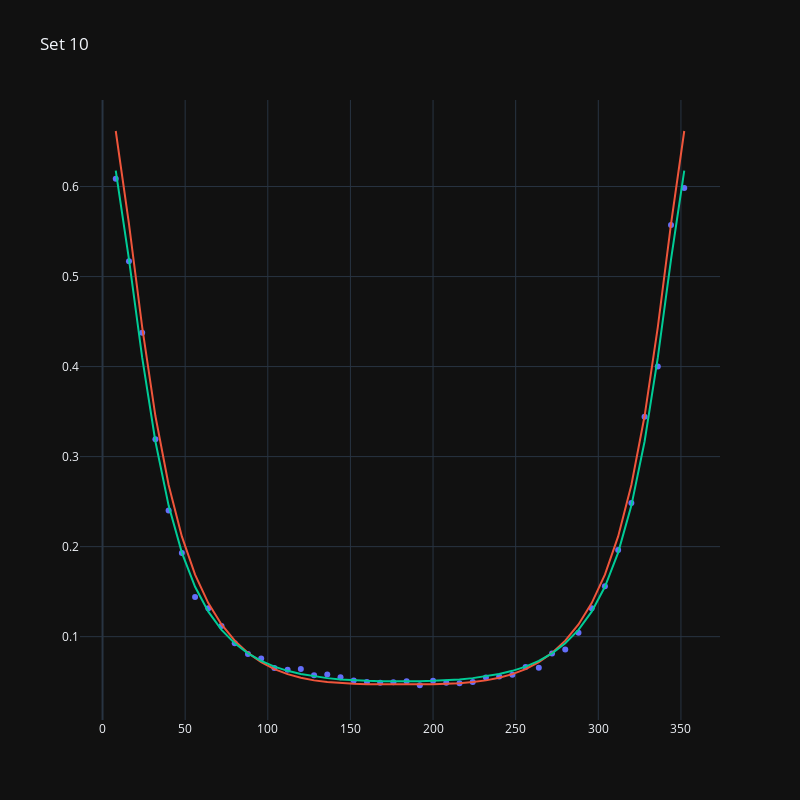

Notebook source saved alongside this figure:
### Code cell
def stuff(setNum, reh, ree, reht, itemsInSet = 45):
    epoch=100
    filename = "100epoch/Results"+str(setNum)+ "_" + str(epoch) + ".csv"
    if epoch == 1000:
        filename = "Results"+str() + ".csv"
    cffs = pd.read_csv(filename)
    a = setNum*itemsInSet
    b = (setNum+1)*itemsInSet-1
    xdat = np.transpose(np.array([phi[a:b], k[a:b], qq[a:b], xb[a:b], t[a:b], F1[a:b], F2[a:b], const[a:b]]))
    fig = go.Figure()
    fig.add_trace(go.Scatter(x=phi[a:b], y=F[a:b], mode='markers'))
    fig.add_trace(go.Scatter(x=phi[a:b], y=bhdvcs.TotalUUXS(xdat,reh,ree,reht), mode='lines', name='Fit'))
    rmse = math.sqrt(np.mean(np.power(np.subtract(F[a:b],bhdvcs.TotalUUXS(xdat,reh,ree,reht)),2)))
    print("str RMSE "+str(setNum+1)+" : "+str(rmse))
    #print(str(round(ReHfit,5)) + str(round(ReEfit,5)) + str(round(ReHTfit,5)))
    fig.add_trace(go.Scatter(x=phi[a:b], y=bhdvcs.TotalUUXS(xdat,trueReH[a:b],trueReE[a:b],trueReHT[a:b]), mode='lines', name='True'))
    rmset = math.sqrt(np.mean(np.power(np.subtract(F[a:b],bhdvcs.TotalUUXS(xdat,trueReH[a:b],trueReE[a:b],trueReHT[a:b])),2)))
    print("True RMSE "+str(setNum+1)+": "+str(rmset))
    print(np.array([[round(reh,5),round(ree,5),round(reht,5)],[round(trueReH[a],5),round(trueReE[a],5),round(trueReHT[a],5)]]))
    #print(str(round(trueReH[a],5)) + str(round(trueReE[a],5)) + str(round(trueReHT[a],5)))
    #fig.add_annotation(text="RMSE: "+str(rmse),showarrow=False)
    fig.update_layout(template="plotly_dark",title_text="Set "+str(setNum+1),showlegend=False,width=800,height=800)
    #plt.savefig('Histogram_'+str(setNum)+'.png', dpi=300)
    fig.show()
stuff(9,1.4,51,-5)
#0.017534701701144594

### Figure 1 — Plotly figure (JSON) as saved in the notebook; plotly's stock layout.template omitted (floating-point values rounded to 4 significant figures)
{"data": [{"mode": "markers", "type": "scatter", "x": [8, 16, 24, 32, 40, 48, 56, 64, 72, 80, 88, 96, 104, 112, 120, 128, 136, 144, 152, 160, 168, 176, 184, 192, 200, 208, 216, 224, 232, 240, 248, 256, 264, 272, 280, 288, 296, 304, 312, 320, 328, 336, 344, 352], "y": [0.6088, 0.5169, 0.4376, 0.3192, 0.2401, 0.193, 0.144, 0.1316, 0.1119, 0.09272, 0.08083, 0.07577, 0.06517, 0.06313, 0.06414, 0.05712, 0.05795, 0.05497, 0.05141, 0.04977, 0.04884, 0.04939, 0.05051, 0.04603, 0.051, 0.04872, 0.04829, 0.04956, 0.05464, 0.05574, 0.05765, 0.06639, 0.06553, 0.08116, 0.0857, 0.1042, 0.1316, 0.1561, 0.1964, 0.2485, 0.3443, 0.4002, 0.5574, 0.5985]}, {"mode": "lines", "name": "Fit", "type": "scatter", "x": [8, 16, 24, 32, 40, 48, 56, 64, 72, 80, 88, 96, 104, 112, 120, 128, 136, 144, 152, 160, 168, 176, 184, 192, 200, 208, 216, 224, 232, 240, 248, 256, 264, 272, 280, 288, 296, 304, 312, 320, 328, 336, 344, 352], "y": [0.6617, 0.5586, 0.4439, 0.3451, 0.2685, 0.2113, 0.1689, 0.1373, 0.1135, 0.09557, 0.08196, 0.07169, 0.06401, 0.05836, 0.05429, 0.05145, 0.04955, 0.04834, 0.04762, 0.04722, 0.04702, 0.04694, 0.04694, 0.04702, 0.04722, 0.04762, 0.04834, 0.04955, 0.05145, 0.05429, 0.05836, 0.06401, 0.07169, 0.08196, 0.09557, 0.1135, 0.1373, 0.1689, 0.2113, 0.2685, 0.3451, 0.4439, 0.5586, 0.6617]}, {"mode": "lines", "name": "True", "type": "scatter", "x": [8, 16, 24, 32, 40, 48, 56, 64, 72, 80, 88, 96, 104, 112, 120, 128, 136, 144, 152, 160, 168, 176, 184, 192, 200, 208, 216, 224, 232, 240, 248, 256, 264, 272, 280, 288, 296, 304, 312, 320, 328, 336, 344, 352], "y": [0.6176, 0.519, 0.4099, 0.3168, 0.2456, 0.1934, 0.1554, 0.1278, 0.1076, 0.09261, 0.08143, 0.07306, 0.06677, 0.06204, 0.0585, 0.05587, 0.05394, 0.05255, 0.05157, 0.05091, 0.05051, 0.05032, 0.05032, 0.05051, 0.05091, 0.05157, 0.05255, 0.05394, 0.05587, 0.0585, 0.06204, 0.06677, 0.07306, 0.08143, 0.09261, 0.1076, 0.1278, 0.1554, 0.1934, 0.2456, 0.3168, 0.4099, 0.519, 0.6176]}], "layout": {"height": 800, "showlegend": false, "title": {"text": "Set 10"}, "width": 800, "xaxis": {"autorange": true, "range": [-13.63, 373.6], "type": "linear"}, "yaxis": {"autorange": true, "range": [0.007429, 0.6961], "type": "linear"}}}
